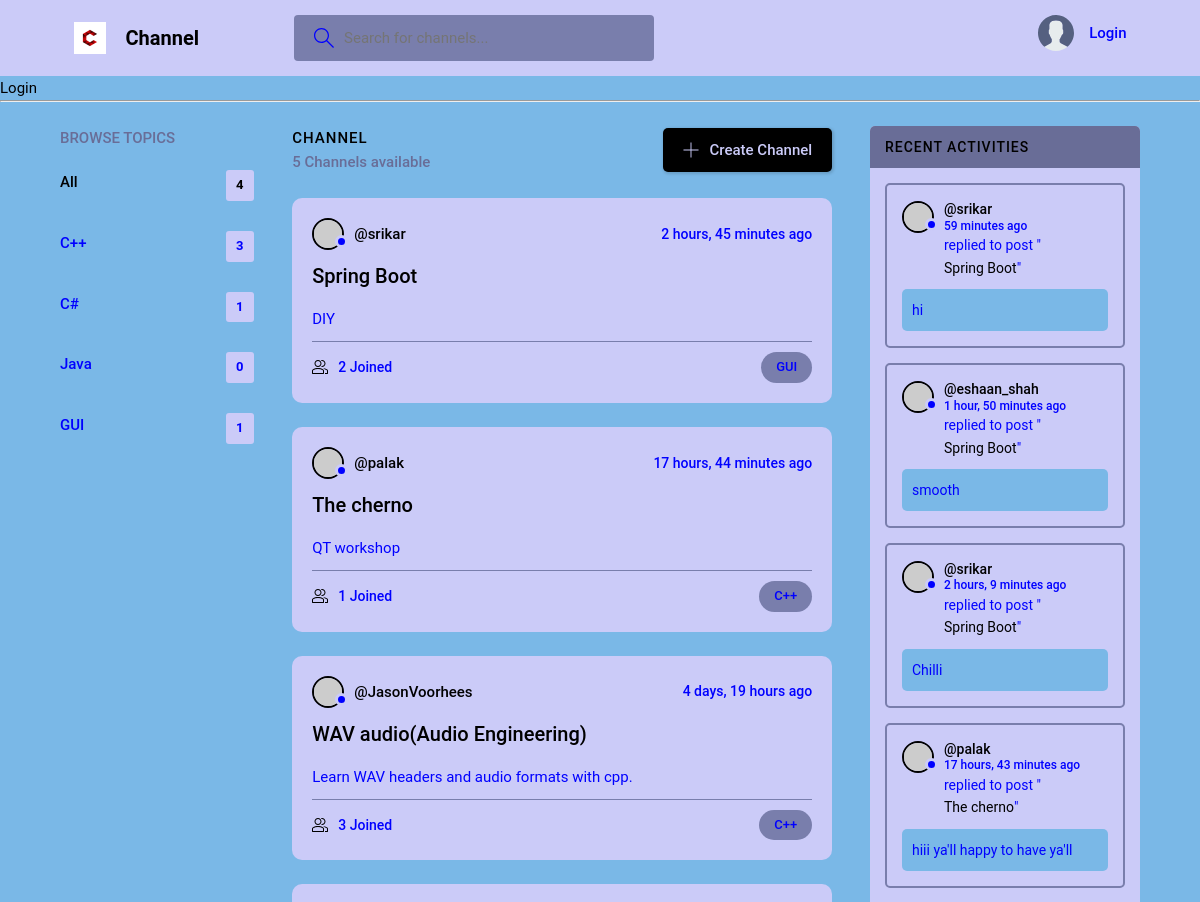
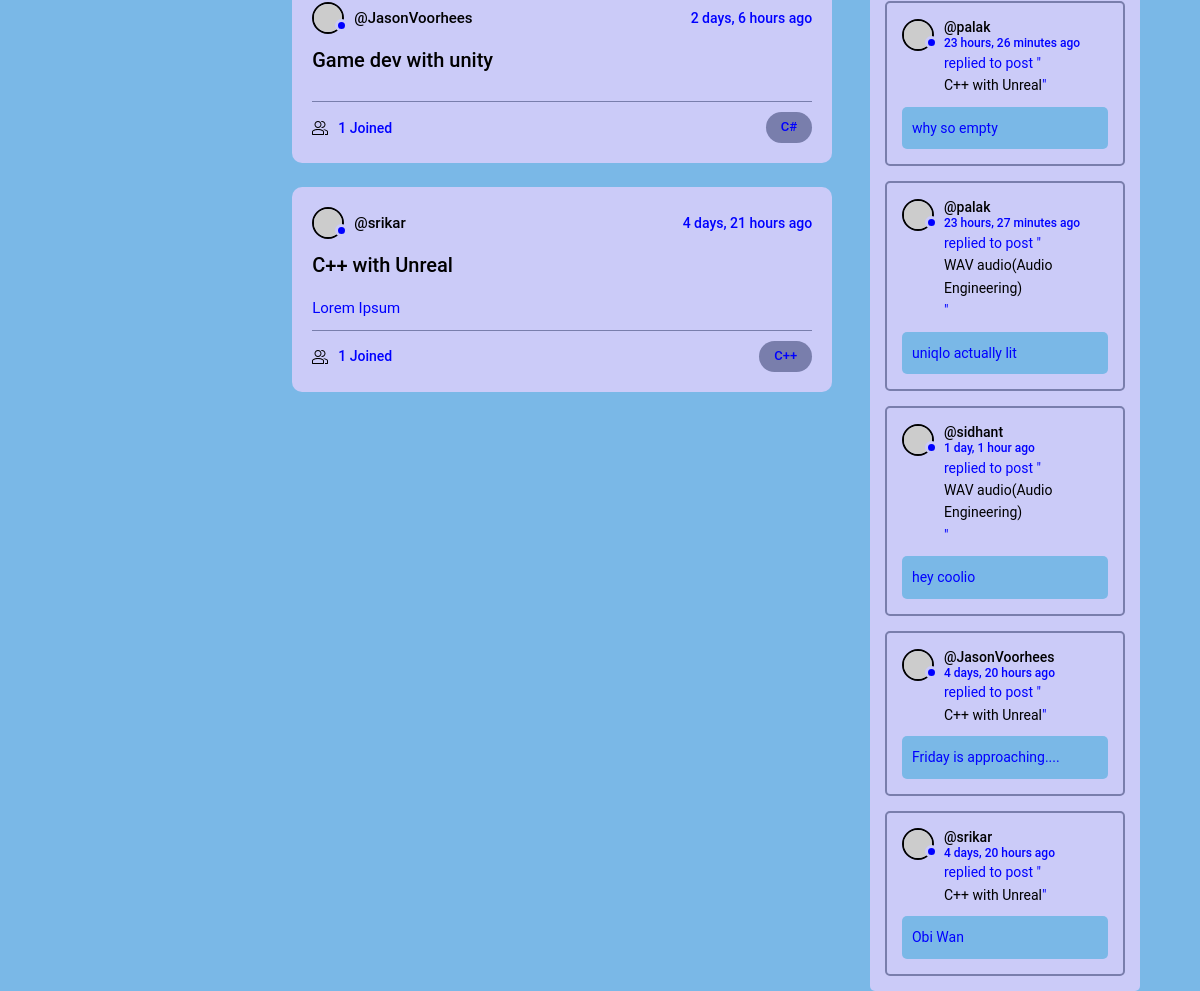
The page / on the database its author committed (2 pictures, top to bottom).
### base/models.py (models this page shows, shortened)
class Topic(models.Model):
    name = models.CharField(max_length=200)

class Room(models.Model):
    host = models.ForeignKey(User, on_delete=models.SET_NULL, null=True)
    topic = models.ForeignKey(Topic, on_delete=models.SET_NULL, null=True)
    name = models.CharField(max_length=200)
    description = models.TextField(null=True, blank=True)
    participants = models.ManyToManyField(User, related_name="participant", blank=True)
    updated = models.DateTimeField(auto_now=True)
    created = models.DateTimeField(auto_now_add=True)
    id = models.UUIDField
    class Meta:
        ordering = ['-updated', '-created']
    def __str__(self):
        return str(self.name)

class Message(models.Model):
    user = models.ForeignKey(User, on_delete=models.CASCADE)
    room = models.ForeignKey(Room, on_delete=models.CASCADE)
    body = models.TextField()
    updated = models.DateTimeField(auto_now=True)
    created = models.DateTimeField(auto_now_add=True)
    class Meta:
        ordering = ['-updated', '-created']
    def __str__(self):
        return str(self.body)

### base/views.py (the view)
# urls.py: path('', views.home, name = "home"),
def home(request):
    q = request.GET.get('q') if request.GET.get('q') != None else ''
    rooms = Room.objects.filter(
        Q(topic__name__icontains = q) |
        Q(name__icontains = q) |
        Q(description__icontains = q) |
        Q(host__username__icontains = q)
    )
    topics = Topic.objects.all()
    room_messages = Message.objects.filter(Q(room__topic__name__icontains = q))
    context = {'rooms': rooms, 'topics': topics, 'room_messages': room_messages}
    return render(request, 'base/home.html', context)

### base/templates/base/home.html (shortened to what this page needs)
{% extends 'main.html' %}
  {% block content %}
    <main class="layout layout--3">
      <div class="container">
        {% include 'base/topics_component.html' %}
        <div class="roomList">
          <div class="roomList__header">
            <div>
              <h2>Channel</h2>
              <p>{{rooms.count}} Channels available</p>
            </div>
            <a class="btn btn--main" href="{% url 'create-room' %}">
              <svg version="1.1" xmlns="http://www.w3.org/2000/svg" width="32" height="32" viewBox="0 0 32 32">
                <title>add</title>
                <path
                  d="M16.943 0.943h-1.885v14.115h-14.115v1.885h14.115v14.115h1.885v-14.115h14.115v-1.885h-14.115v-14.115z"
                ></path>
              </svg>
              Create Channel
            </a>
          </div>
          {% include 'base/feed_component.html' %}
        </div>
         {% include 'base/activity_component.html' %}
      </div>
    </main>
  {% endblock content %}

### base/templates/base/topics_component.html
<div class="topics">
    <div class="topics__header">
      <h2>Browse Topics</h2>
    </div>
    <ul class="topics__list">
        <li>
            <a href="{% url 'home' %}" class="active">All <span>{{topics.count}}</span></a>
        </li>
        {% for topic in topics %}
        <li>
            <a href="{% url 'home' %}?q={{topic.name|urlencode}}">{{topic.name}}<span>{{topic.room_set.all.count}}</span></a>
        </li>
        {% endfor %}
    </ul>
  </div>

### base/templates/base/feed_component.html (shortened to what this page needs)
{% for room in rooms %}
<div class="roomListRoom">
    <div class="roomListRoom__header">
      <a href="{% url 'user-profile' room.host.id %}" class="roomListRoom__author">
        <div class="avatar avatar--small">
          <img src="https://randomuser.me/api/portraits/women/11.jpg" />
        </div>
        <span>@{{room.host.username}}</span>
      </a>
      <div class="roomListRoom__actions">
        <span>{{room.created|timesince}} ago</span>
      </div>
    </div>
    <div class="roomListRoom__content">
      <a href="{% url 'room' room.id %}">{{room.name}}</a>
      <p>
        {{room.description}}
      </p>
    </div>
    <div class="roomListRoom__meta">
      <a href="{% url 'room' room.id %}" class="roomListRoom__joined">
        {{room.participants.all.count}} Joined
      </a>
      <p class="roomListRoom__topic">{{room.topic.name}}</p>
    </div>
</div>
{% endfor %}

### base/templates/base/activity_component.html (shortened to what this page needs)
<div class="activities">
    <div class="activities__header">
      <h2>Recent Activities</h2>
    </div>
    {% for message in room_messages %}
        <div class="activities__box">
        <div class="activities__boxHeader roomListRoom__header">
            <a href="{% url 'user-profile' message.user.id %}" class="roomListRoom__author">
            <div class="avatar avatar--small">
                <img src="https://randomuser.me/api/portraits/women/11.jpg" />
            </div>
            <p>
                @{{message.user}}
                <span>{{message.created|timesince}} ago</span>
            </p>
            </a>
        </div>
        <div class="activities__boxContent">
            <p>replied to post "<a href="{% url 'room' message.room.id %}">{{message.room}}</a>"</p>
            <div class="activities__boxRoomContent">
                {{message}}
            </div>
        </div>
        </div>
    {% endfor %}
  </div>

### rows shown on the page
Topic: name "C++", room_set.all.count "3"
Topic: name "C#", room_set.all.count "1"
Topic: name "Java", room_set.all.count "0"
Topic: name "GUI", room_set.all.count "1"
Room: host.username "srikar", created "2 hours, 45 minutes", name "Spring Boot", description "DIY", participants.all.count "2", topic.name "GUI"
Room: host.username "palak", created "17 hours, 44 minutes", name "The cherno", description "QT workshop", participants.all.count "1", topic.name "C++"
Room: host.username "JasonVoorhees", created "4 days, 19 hours", name "WAV audio(Audio Engineering)", description "Learn WAV headers and audio formats with cpp.", participants.all.count "3", topic.name "C++"
Room: host.username "JasonVoorhees", created "2 days, 6 hours", name "Game dev with unity", participants.all.count "1", topic.name "C#"
Room: host.username "srikar", created "4 days, 21 hours", name "C++ with Unreal", description "Lorem Ipsum", participants.all.count "1", topic.name "C++"
Message: user "srikar", created "59 minutes", room "Spring Boot", body "hi"
Message: user "eshaan_shah", created "1 hour, 50 minutes", room "Spring Boot", body "smooth"
Message: user "srikar", created "2 hours, 9 minutes", room "Spring Boot", body "Chilli"
Message: user "palak", created "17 hours, 43 minutes", room "The cherno", body "hiii ya'll happy to have ya'll"
Message: user "palak", created "23 hours, 26 minutes", room "C++ with Unreal", body "why so empty"
Message: user "palak", created "23 hours, 27 minutes", room "WAV audio(Audio Engineering)", body "uniqlo actually lit"
Message: user "sidhant", created "1 day, 1 hour", room "WAV audio(Audio Engineering)", body "hey coolio"
Message: user "JasonVoorhees", created "4 days, 20 hours", room "C++ with Unreal", body "Friday is approaching...."
Message: user "srikar", created "4 days, 20 hours", room "C++ with Unreal", body "Obi Wan"

### other values the page prints
{{ topics.count }} "4"
{{ rooms.count }} "5"
